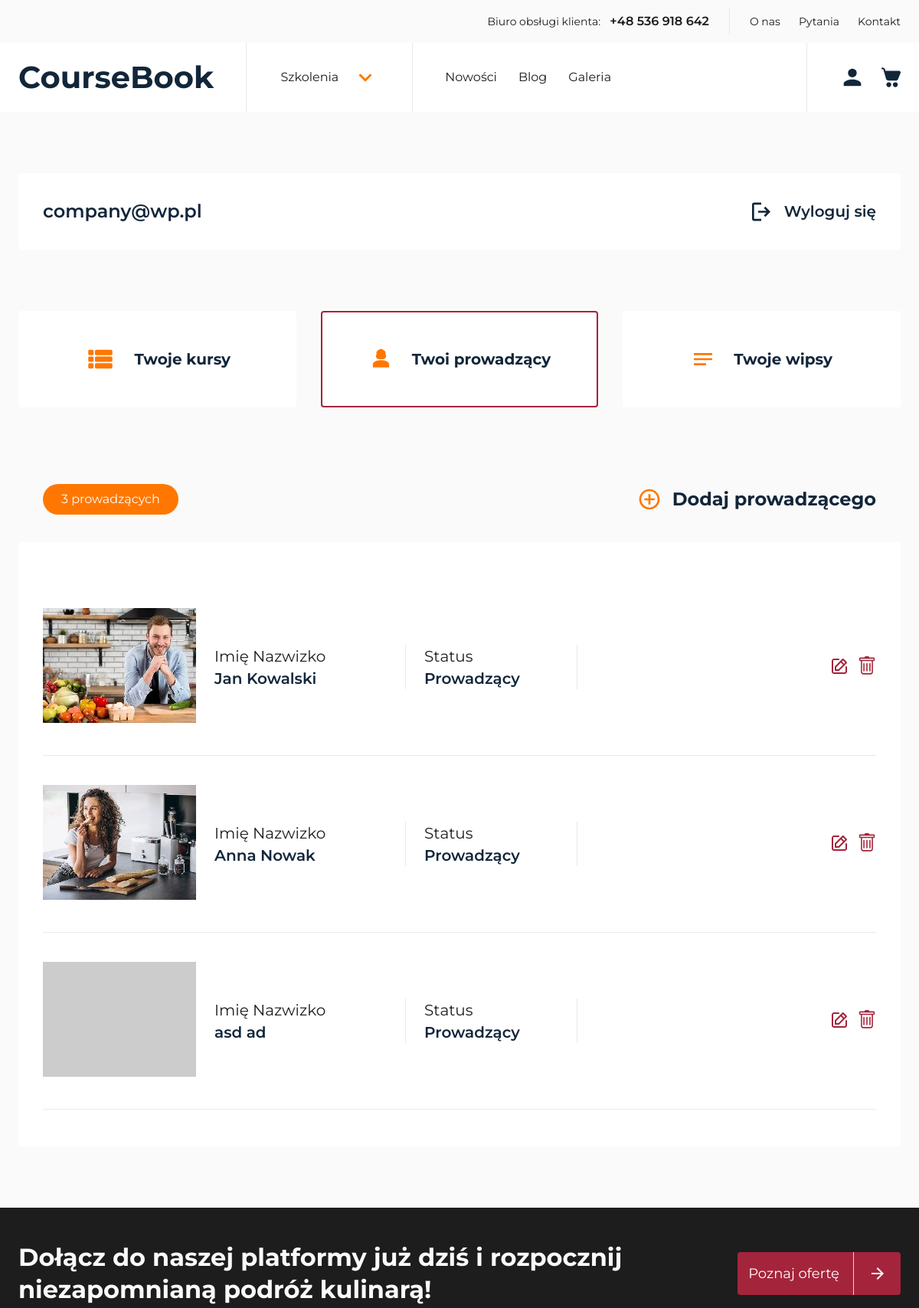
The page /account-instructors (signed in, upper part) on the database as committed earlier.
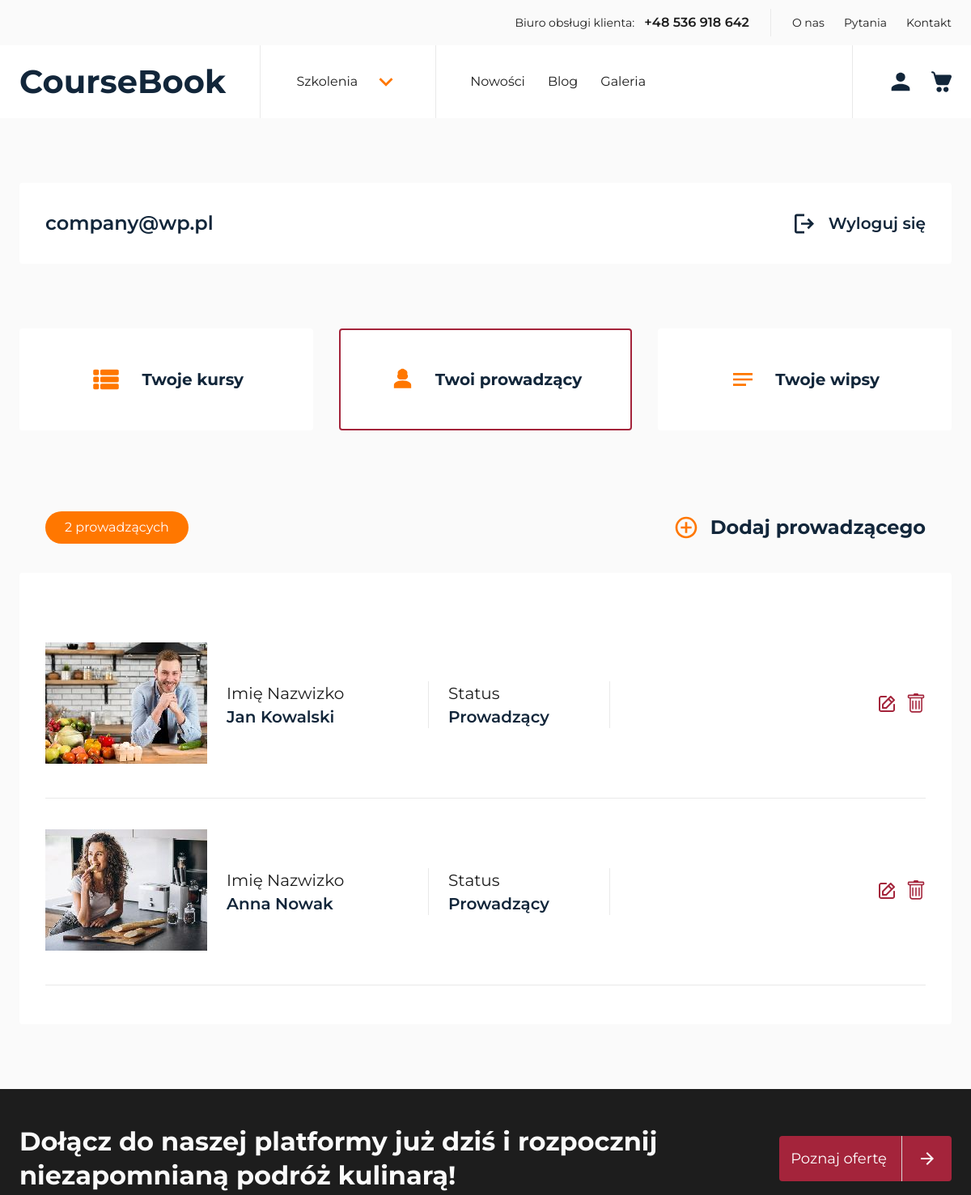
The same page on the database as committed later.
### coursebookapp/models/instructor.py (models this page shows, shortened)
class Instructor(models.Model):
    app_user = models.ForeignKey(
        AppUser, on_delete=models.CASCADE, related_name="instructors_created"
    )
    first_name = models.CharField(max_length=50)
    last_name = models.CharField(max_length=50)
    description = models.TextField()
    def get_upload_path(instance, filename):
        company_name_slug = slugify(instance.app_user.company_name)
        return f"instructors/{company_name_slug}/{filename}"
    photo = models.ImageField(upload_to=get_upload_path, blank=True)
    photo_thumb = models.ImageField(upload_to=get_upload_path, blank=True)

### coursebookapp/views/account_instructors_view.py (the view, shortened to what this page needs)
@method_decorator(login_required(login_url="login"), name="dispatch")
class AccountInstructorsView(generics.ListCreateAPIView):
    parser_classes = [MultiPartParser]
    serializer_class = InstructorSerializer
    template_name = "pages/account-instructors.html"
    def get(self, request, *args, **kwargs):
        user = request.user
        isMember = check_membership(user)
        instructors = Instructor.objects.filter(app_user=user)
        context = {
            "user": user,
            "isMember": isMember,
            "instructors": instructors,
        }
        return render(request, self.template_name, context)

### coursebookapp/helpers/check_membership.py (called while the page is built)
def check_membership(user):
    if user.is_authenticated:
        app_user = get_object_or_404(AppUser, id=user.id)
        return app_user.is_member(group_name="customer")
    return False

### coursebookapp/models/app_user.py (called while the page is built)
    def is_member(self, group_name):
        return self.groups.filter(name=group_name).exists()

### templates/pages/account-instructors.html (shortened to what this page needs)
{% extends "layout/base.html" %} {% block styles %}
<link rel="stylesheet" href="{% static 'css/global.min.css' %}" />
<link rel="stylesheet" href="{% static 'css/account.min.css' %}" />
{% endblock %} {% block content %}
<section class="user-bar">
	<div class="container">
		<div class="user-bar__inner">
			<div class="user-bar__user">{{user}}</div>
			<a href="{% url 'logout' %}" class="user-bar__logout">
				Wyloguj się
			</a>
		</div>
	</div>
</section>
{% include 'partials/account_panel.html' %} {%if isMember%}
<section class="list">
	<div class="container">
		<div class="list__inner">
			<h1>Brak kursów</h1>
		</div>
	</div>
</section>
{%else%}
<section class="list">
	<div class="container">
		<div class="list__panel">
			<div class="list__panel-counter">
				{% if instructors|length == 1 %}
				<p>{{ instructors|length }} prowadzący</p>
				{% else %}
				<p>{{ instructors|length }} prowadzących</p>
				{% endif %}
			</div>
			<div data-action="instructor" class="list__panel-add jsAccountAdd">
				Dodaj prowadzącego
			</div>
		</div>
		<div class="list__inner">
			{% if instructors %} {% for instructor in instructors %}
			<div class="list__item list__item--instructor">
				<div class="list__item-image">
					{% if instructor.photo %}
					<img loading="lazy" width="200" height="150" src="{{instructor.photo_thumb.url}}" alt="" />
					{% else %}
					<img
						loading="lazy"
						width="200"
						height="150"
						src=" https://placehold.co/200x150?text={{instructor.first_name}}\n{{instructor.last_name}}"
						alt="" />
					{% endif %}
				</div>
				<div class="list__item-box">
					<p class="list__box-title">Imię Nazwizko</p>
					<p class="list__box-name">{{instructor.first_name}} {{instructor.last_name}}</p>
				</div>
				<div class="list__item-box">
					<p class="list__box-title">Status</p>
					<p class="list__box-name">Prowadzący</p>
				</div>
				<div class="list__item-controls">
					<button data-id="{{instructor.id}}" class="list__item-edit jsInstructorEdit">
					</button>
					<form method="POST" action="{% url 'delete_instructor' instructor.id %}" class="">
						<button class="list__item-edit" type="submit">
						</button>
					</form>
				</div>
			</div>
			{% endfor %} {% endif %}
		</div>
	</div>
</section>
{%endif%} {% endblock %}

Rows that differ between the two databases and show on the page:
removed Instructor: first_name "asd", last_name "ad"
Other text that changed with them:
{{ instructors|length }}: "3" → "2"
